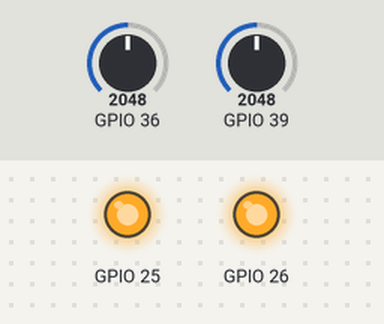
Recording of a sketch running on a simulated ESP32. Shown: output pins drawn as LEDs (lit = HIGH). The test bench sets the inputs (shaded band); at power-on: GPIO 36 = 2048, GPIO 39 = 2048.

Above: at 1.2 s.
1.3 s: GPIO 36 set to 491
At 2.4 s:
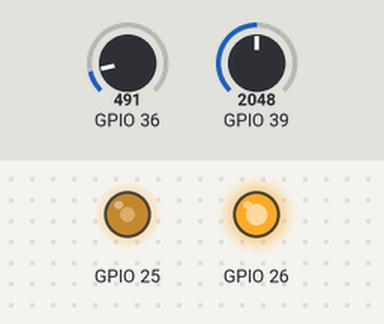
2.8 s: GPIO 39 set to 491
At 3.5 s:
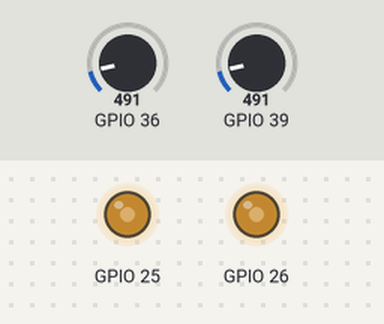
4.3 s: GPIO 36 set to 215
At 4.6 s:
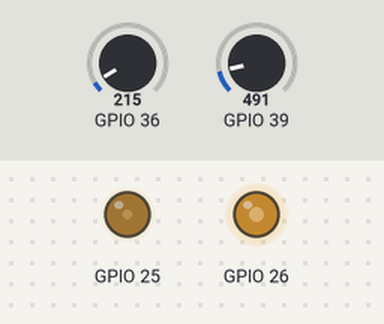
5.8 s: GPIO 39 set to 0
At 7.0 s:
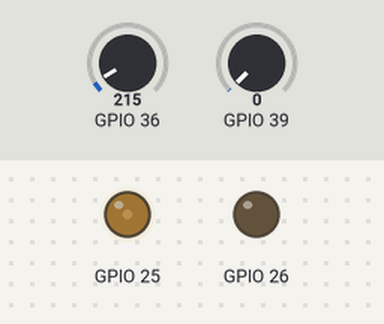
7.3 s: GPIO 36 set to 295
At 8.2 s:
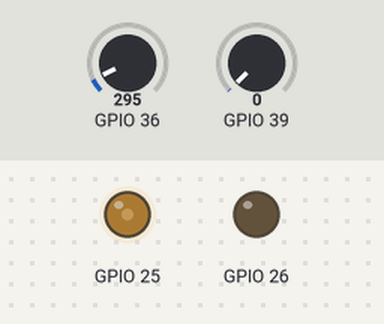
8.8 s: GPIO 39 set to 1228
At 9.3 s:
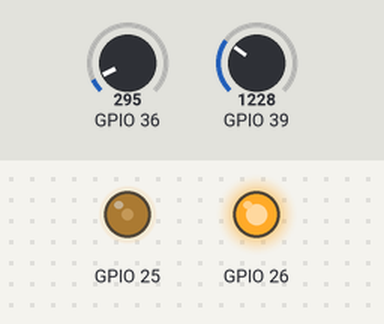
Timing chart, 0 to 11.3 s (numbered marks = the images above; inputs shaded):
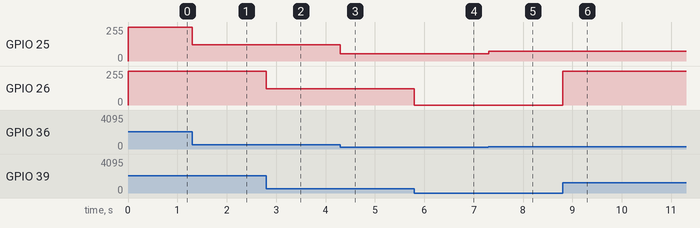

Measured:
- after the input at 1.3 s, GPIO 25: 255/255 → 122/255 at once
- after the input at 2.8 s, GPIO 26: 255/255 → 122/255 at once
- after the input at 4.3 s, GPIO 25: 122/255 → 53/255 at once
- after the input at 5.8 s, GPIO 26: 122/255 → 0/255 at once
- after the input at 7.3 s, GPIO 25: 53/255 → 73/255 at once
- after the input at 8.8 s, GPIO 26: 0/255 → 255/255 at once

The sketch:

Programmable_Filter.ino
```cpp
#include "CCDE_Filter.h"


CCDE_Filter filter = CCDE_Filter();
//Distortion filter(1000, 5);
//SimpleEcho filter(1, 0.75, 0.5,  0.02,  44100);
//NaturalEcho filter( 0.6, 0.7,   0.02,  44100); // not working.
//Reverb filter(0.7,  0.02, 44100);
//Tremolo filter(5, 2, 44100);
//Flanger filter( 0.1, 0.01, 44100);


int _h_i_size = 16;
double *_h_ipsilateral = new double[16]{ 1.0, 0.0, 0.0, 0.0, 0.0,
										 0.0, 0.0, 0.0, 0.0, 0.0,
										 0.0, 0.0, 0.05853095, 0.44806808, 0.8575164,
										 0. };

int _h_c_size = 16;
double *_h_contralateral = new double[16]{ 0.0, 0.0, 0.0, 0.0, 0.0,
										   0.0, -0.2419317, -0.9260218, 0.0, 0.0,
										   0.0, 0.0, 0.0, 0.0, 0.0,
										   0. };

//CrossTalkCanceller filter = CrossTalkCanceller();
//CrossTalkCanceller filter = CrossTalkCanceller(_h_ipsilateral, _h_i_size, _h_contralateral, _h_c_size);

void setup() {

	Serial.begin(115200);

	/*
    analogReadResolution(12);             // Sets the sample bits and read resolution, default is 12-bit (0 - 4095), range is 9 - 12 bits
    analogSetWidth(12);                   // Sets the sample bits and read resolution, default is 12-bit (0 - 4095), range is 9 - 12 bits
              //  9-bit gives an ADC range of 0-511
              // 10-bit gives an ADC range of 0-1023
              // 11-bit gives an ADC range of 0-2047
              // 12-bit gives an ADC range of 0-4095
    analogSetCycles(8);                   // Set number of cycles per sample, default is 8 and provides an optimal result, range is 1 - 255
    analogSetSamples(1);                  // Set number of samples in the range, default is 1, it has an effect on sensitivity has been multiplied
    analogSetClockDiv(1);                 // Set the divider for the ADC clock, default is 1, range is 1 - 255
    analogSetAttenuation(ADC_11db);       // Sets the input attenuation for ALL ADC inputs, default is ADC_11db, range is ADC_0db, ADC_2_5db, ADC_6db, ADC_11db
    analogSetPinAttenuation(VP,ADC_11db); // Sets the input attenuation, default is ADC_11db, range is ADC_0db, ADC_2_5db, ADC_6db, ADC_11db
              // ADC_0db provides no attenuation so IN/OUT = 1 / 1 an input of 3 volts remains at 3 volts before ADC measurement
              // ADC_2_5db provides an attenuation so that IN/OUT = 1 / 1.34 an input of 3 volts is reduced to 2.238 volts before ADC measurement
              // ADC_6db provides an attenuation so that IN/OUT = 1 / 2 an input of 3 volts is reduced to 1.500 volts before ADC measurement
              // ADC_11db provides an attenuation so that IN/OUT = 1 / 3.6 an input of 3 volts is reduced to 0.833 volts before ADC measurement
    adcAttachPin(VP);                     // Attach a pin to ADC (also clears any other analog mode that could be on), returns TRUE/FALSE result
    adcStart(VP);                         // Starts an ADC conversion on attached pin's bus
    adcBusy(VP);                          // Check if conversion on the pin's ADC bus is currently running, returns TRUE/FALSE result
    adcEnd(VP);                           // Get the result of the conversion (will wait if it have not finished), returns 16-bit integer result
    */
	//  adcAttachPin(36);
}

int mapping(double input_value) {
	int output_value = input_value / 4;
	if (output_value > 255) {
		output_value = 255;
	}
	if (output_value < 0) {
		output_value = 0;
	}
	return output_value;
}

double left = 0;
double right = 0;
double* output = NULL;

void loop() {
	left = analogRead(36);
	right = analogRead(39);

	dacWrite(25, mapping(filter.new_output(left)));
	dacWrite(26, mapping(filter.new_output(right)));

//  output = filter.new_output(left, right);
//  dacWrite(25, mapping(output[0]));
//  dacWrite(26, mapping(output[1]));
}
```

CCDE_Filter.h
```cpp
//
// Created by wei on 11/29/18.
//

#ifndef FILTERS_CCDE_FILTER_H
#define FILTERS_CCDE_FILTER_H

#include <math.h>
#include <stdlib.h>

#define PI 3.14159265358979323846/* pi */


class CircularBuffer {
private:
    double *buffer = NULL;
    int idx_new = 0;
    int idx_0 = 0;

public:
    int size;

    CircularBuffer(const int size = 0) : size(size) {
        buffer = new double[size]{0.0};
    }

    void new_value(double value) {
        buffer[idx_new] = value;
        idx_0 = idx_new;
        idx_new = (idx_new - 1 + size) % size;
    }

    double &operator[](int index) {
        index = (idx_0 + index) % size;
        return buffer[index];
    }
};


class CCDE_Filter {

private:
    double *b = NULL;
    double *a = NULL;
    bool is_fir = true;

    void _init_buffers(int b_size, int a_size) {
        buffer_x = new CircularBuffer(b_size);
        if (!is_fir) {
            buffer_y = new CircularBuffer(a_size - 1);
        }
    }

    double *_divide(double x[], int size, double dnom) {
        for (int i = 0; i < size; ++i) {
            x[i] = x[i] / dnom;
        }
        return x;
    }

    double _dot(CircularBuffer *buff, double coeffs[]) {
        double sum = 0;
        for (int i = 0; i < (*buff).size; ++i) {
            sum += (*buff)[i] * coeffs[i];
        }
        return sum;
    }

    void _updated_buffer(CircularBuffer *buff, double value) {
        buff->new_value(value);
    }

    double _poly_evalue(CircularBuffer *buff, double coeff[]) {
        return _dot(buff, coeff);
    }

public:

    double *filtered_y = NULL;
    CircularBuffer *buffer_x = NULL;
    CircularBuffer *buffer_y = NULL;


    void prepare(double b[], int b_size, double a[], int a_size) {
        this->b = _divide(b, b_size, a[0]);
        this->a = _divide(a, a_size, a[0]);
        is_fir = (a_size == 1);
        _init_buffers(b_size, a_size);
    }

    CCDE_Filter() {
        prepare(new double[1]{1.0}, 1, new double[1]{1.0}, 1);
    }

    ~CCDE_Filter() {
        delete[] filtered_y;
        delete buffer_x;
        delete buffer_y;
    }

    CCDE_Filter(double b[], int size_b, double a[], int size_a) {
        prepare(b, size_b, a, size_a);
    }


    void new_input(double value) {
        _updated_buffer(buffer_x, value);
    }

    virtual double new_output(double input_value) {
        double _x;
        double _y;

        new_input(input_value);
        _x = _poly_evalue(buffer_x, b);
        _y = _x;

        if (!is_fir) {
            _y = _x - _poly_evalue(buffer_y, &a[1]);
            _updated_buffer(buffer_y, _y);
        }
        return _y;
    }

    double *filter(double x[], int size) {
        filtered_y = new double[size];
        for (int i = 0; i < size; ++i) {
            filtered_y[i] = new_output(x[i]);
        }
        return filtered_y;
    }
};


class Distortion : public CCDE_Filter {
private:
    double _limit;
    double _G;

public:
    Distortion(double limit = 0.02, double G = 5) : CCDE_Filter() {
        _limit = abs(limit);
        _G = G;
    }

    double new_output(double input_value) {
        double output = input_value;
        if (output < -_limit) { output = -_limit; }
        if (output > _limit) { output = _limit; }
        return _G * output;
    }
};


class SimpleEcho : public CCDE_Filter {

public:
    SimpleEcho(double a = 1, double b = 0.75, double c = 0.5, double delay = 0.02, int Fs = 44100) {
        int N = int(Fs * delay);
        double *cb = new double[3 + 2 * N];
        cb[0 * N + 0] = a;
        cb[1 * N + 1] = b;
        cb[2 * N + 2] = c;
        for (int i = 1; i < N + 1; ++i) {
            cb[i] = 0;
        }
        for (int i = N + 2; i < 2 * N + 2; ++i) {
            cb[i] = 0;
        }

        double ca[1] = {a + b + c};

        prepare(cb, 3 + 2 * N, ca, 1);
    }
};


class NaturalEcho : public CCDE_Filter {

public:
    NaturalEcho(double lamda = 0.6, double alpha = 0.7, double delay = 0.02, int Fs = 44100) {
        double cb[2] = {1, -lamda};

        int N = int(Fs * delay);
        double *ca = new double[N + 3];
        ca[0] = 1;
        ca[1] = -lamda;
        ca[N + 2] = -alpha * (1 - lamda);
        for (int i = 2; i < N + 2; ++i) {
            ca[i] = 0;
        }

        prepare(cb, 2, ca, N + 3);
    }
};


class Reverb : public CCDE_Filter {

public:
    Reverb(double alpha = 0.7, double delay = 0.02, int Fs = 44100) {
        int N = int(Fs * delay);
        double *cb = new double[N + 2];
        double *ca = new double[N + 2];
        cb[0] = -alpha;
        cb[N + 1] = 1;
        ca[0] = 1;
        ca[N + 1] = -alpha;
        for (int i = 1; i < N + 1; ++i) {
            cb[i] = 0;
            ca[i] = 0;
        }

        prepare(cb, N + 2, ca, N + 2);
    }
};


class Tremolo : public CCDE_Filter {
private:
    double omega = 0;
    double G = 0;
    double n = 0;

public:
    Tremolo(double freq = 5, double G = 2, int Fs = 44100) : CCDE_Filter() {
        omega = PI * freq / Fs;
        this->G = G;
        n = 0.0;
    }

    double new_output(double input_value) {
        n += 1;
        return (1 + cos(omega * n) / G) * input_value;
    }
};


class Flanger : public CCDE_Filter {
private:
    double omega = 0;
    double delay = 0;
    double G = 0;
    double n = 0;

public:
    Flanger(double freq = 0.1, double max_delay = 0.002, int Fs = 44100) : CCDE_Filter() {
        omega = PI * freq / Fs;
        delay = max_delay * Fs;
        n = 0.0;
        buffer_x = new CircularBuffer(int(delay * 2 + 1));
    }

    double new_output(double input_value) {
        new_input(input_value);
        n += 1;
        int idx = int(floor(delay * (1 + cos(omega * n))));
        return input_value + (*buffer_x)[idx];
    }
};


class MovingAverage : public CCDE_Filter {

public:
    MovingAverage(int size = 10) {
        double *cb = new double[size];
        for (int i = 0; i < size; ++i) {
            cb[i] = 1;
        }
        double ca[1] = {float(size)};

        prepare(cb, size, ca, 1);
    }
};


class LeakyIntegrator : public CCDE_Filter {

public:
    LeakyIntegrator(double lamda = 0.6) {
        double cb[1] = {1 - lamda};
        double ca[2] = {1, -lamda};

        prepare(cb, 1, ca, 2);
    }
};


class CrossTalkCanceller {
private:
    int _h_i_size = 16;
    double *_h_ipsilateral = new double[16]{1.0, 0.0, 0.0, 0.0, 0.0,
                                            0.0, 0.0, 0.0, 0.0, 0.0,
                                            0.0, 0.0, 0.05853095, 0.44806808, 0.8575164,
                                            0.};

    int _h_c_size = 16;
    double *_h_contralateral = new double[16]{0.0, 0.0, 0.0, 0.0, 0.0,
                                              0.0, -0.2419317, -0.9260218, 0.0, 0.0,
                                              0.0, 0.0, 0.0, 0.0, 0.0,
                                              0.};
    CCDE_Filter *filter_ll = NULL;
    CCDE_Filter *filter_rl = NULL;
    CCDE_Filter *filter_lr = NULL;
    CCDE_Filter *filter_rr = NULL;

    double l_left = 0;
    double r_left = 0;
    double left_out = 0;

    double r_right = 0;
    double l_right = 0;
    double right_out = 0;

    double output[2]{0, 0};

public:
    CrossTalkCanceller() {
        setup_filters(_h_ipsilateral, _h_i_size, _h_contralateral, _h_c_size);
    }

    CrossTalkCanceller(double h_ipsilateral[], int h_i_size, double h_contralateral[], int h_c_size) {
        setup_filters(h_ipsilateral, h_i_size, h_contralateral, h_c_size);
    }

    void setup_filters(double h_ipsilateral[], int h_i_size, double h_contralateral[], int h_c_size) {
        _h_i_size = h_i_size;
        _h_ipsilateral = h_ipsilateral;
        _h_c_size = h_c_size;
        _h_contralateral = h_contralateral;
        filter_ll = new CCDE_Filter(h_ipsilateral, h_i_size, new double[1]{1}, 1);
        filter_rl = new CCDE_Filter(h_contralateral, h_c_size, new double[1]{1}, 1);
        filter_lr = new CCDE_Filter(h_contralateral, h_c_size, new double[1]{1}, 1);
        filter_rr = new CCDE_Filter(h_ipsilateral, h_i_size, new double[1]{1}, 1);
    }

    double *new_output(double left, double right) {
        l_left = (*filter_ll).new_output(left);
        r_left = (*filter_rl).new_output(right);
        left_out = l_left + r_left;

        l_right = (*filter_lr).new_output(left);
        r_right = (*filter_rr).new_output(right);
        right_out = r_right + l_right;

        output[0] = left_out;
        output[1] = right_out;
        return output;
    }
};

#endif //FILTERS_CCDE_FILTER_H
```

main.cpp
```cpp
#include <iostream>
#include "CCDE_Filter.h"


int main() {
    double b[2]{2, 2};
    double a[1]{4};
    int size_b = sizeof(b) / sizeof(double);
    int size_a = sizeof(a) / sizeof(double);
    //CCDE_Filter filter = CCDE_Filter(b, size_b, a, size_a);

    //CCDE_Filter filter = CCDE_Filter();
    //Distortion filter = Distortion(10, 5);
    //SimpleEcho filter = SimpleEcho(1, 0.75, 0.5, 0.3, 44100);
    //NaturalEcho filter = NaturalEcho( 0.6,  0.7,  0.02, 44100);
    //LeakyIntegrator filter = LeakyIntegrator( 0.6 );
    MovingAverage filter = MovingAverage(10);
    //LeakyIntegrator filter = LeakyIntegrator(10);

    double x[] = {2, 3, 4, 6};
    int size_x = sizeof(x) / sizeof(double);
    double *y = filter.filter(x, size_x);
    for (int i = 0; i < size_x; ++i) {
        std::cout << y[i] << ", ";
    }
}
```
